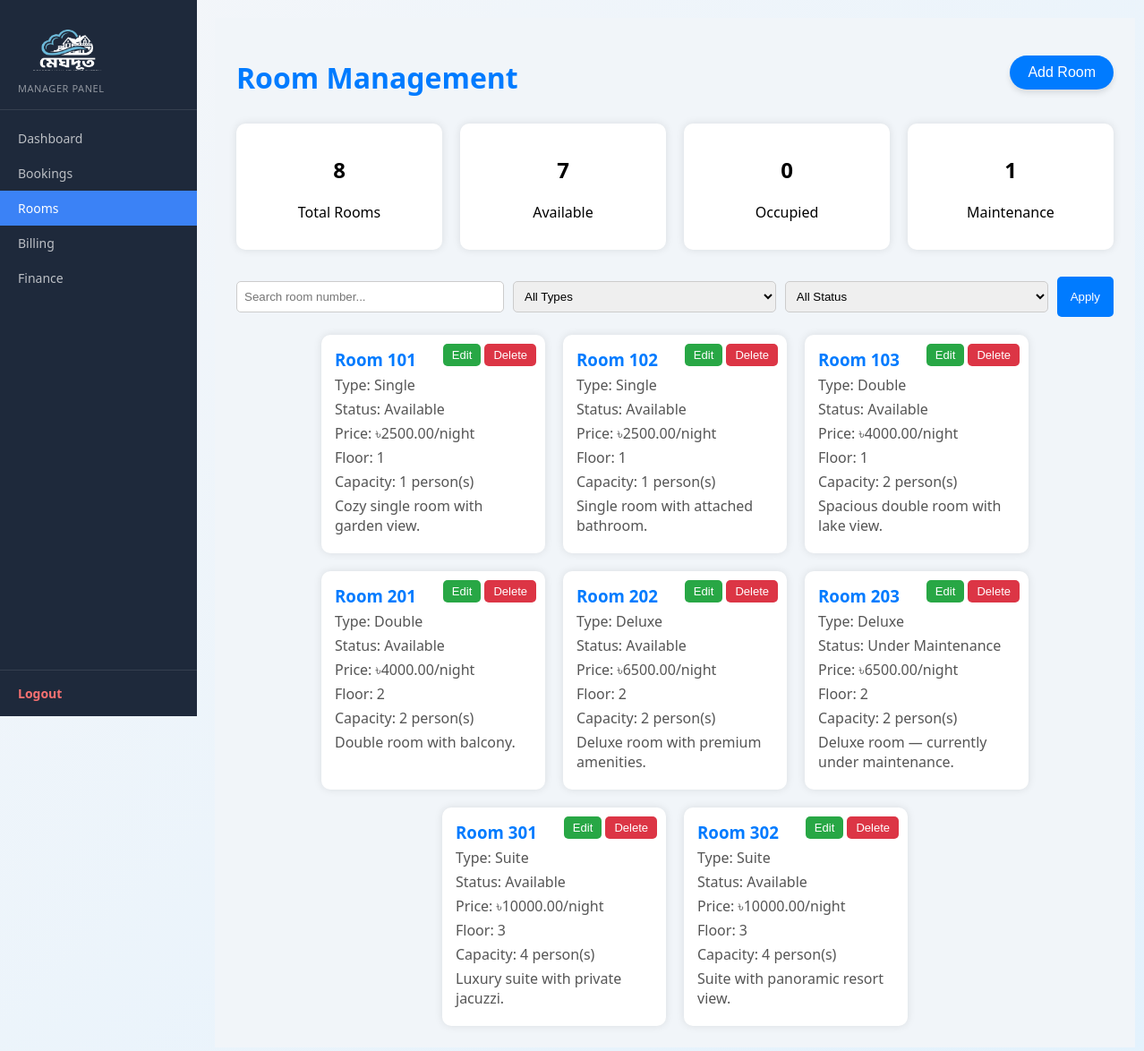
Screenshot of /manager/rooms.php (signed in) with the database file from the repository.
### tables this page shows
CREATE TABLE `room` (
  `room_id` int(11) NOT NULL,
  `room_number` varchar(10) NOT NULL,
  `type` enum('Single','Double','Deluxe','Suite') NOT NULL,
  `price_per_night` decimal(10,2) NOT NULL DEFAULT 0.00,
  `status` enum('Available','Booked','Under Maintenance') NOT NULL DEFAULT 'Available',
  `description` text DEFAULT NULL,
  `image` varchar(255) DEFAULT NULL,
  `floor` int(11) DEFAULT 1,
  `capacity` int(11) DEFAULT 1,
  `created_at` timestamp NOT NULL DEFAULT current_timestamp()
);

### manager/rooms.php (the view, shortened to what this page needs)
<?php
include 'config.php';
$result = mysqli_query($conn,"SELECT * FROM room ORDER BY floor, room_number");
?>
<!DOCTYPE html>
<html>
<head>
</head>
<body>
<?php include 'sidebar.php'; ?>
<div class="mgr-layout">
<div class="mgr-main" style="padding:24px;">
  <div class="topbar">
    <h1>Room Management</h1>
    <button class="btn-add" onclick="document.getElementById('addForm').style.display='block'"> Add Room</button>
  </div>
  <div class="summary">
    <?php
      $total = mysqli_fetch_assoc(mysqli_query($conn,"SELECT COUNT(*) AS total FROM room"));
      $available = mysqli_fetch_assoc(mysqli_query($conn,"SELECT COUNT(*) AS available FROM room WHERE status='Available'"));
      $occupied = mysqli_fetch_assoc(mysqli_query($conn,"SELECT COUNT(*) AS occupied FROM room WHERE status='Booked'"));
      $maintenance = mysqli_fetch_assoc(mysqli_query($conn,"SELECT COUNT(*) AS maintenance FROM room WHERE status='Under Maintenance'"));
    ?>
    <div class="card"><h2><?php echo $total['total']; ?></h2><p>Total Rooms</p></div>
    <div class="card"><h2><?php echo $available['available']; ?></h2><p>Available</p></div>
    <div class="card"><h2><?php echo $occupied['occupied']; ?></h2><p>Occupied</p></div>
    <div class="card"><h2><?php echo $maintenance['maintenance']; ?></h2><p>Maintenance</p></div>
  </div>
  <div class="search-bar">
    <input type="text" placeholder="Search room number...">
    <select><option>All Types</option><option>Single</option><option>Double</option><option>Deluxe</option><option>Suite</option></select>
    <select><option>All Status</option><option>Available</option><option>Booked</option><option>Under Maintenance</option></select>
    <button>Apply</button>
  </div>
  <div class="grid">
    <?php while($row=mysqli_fetch_assoc($result)){ ?>
      <div class="room-card">
        <div class="actions">
          <a href="edit_room.php?id=<?php echo $row['room_id']; ?>"><button class="btn-edit">Edit</button></a>
          <a href="rooms.php?delete=<?php echo $row['room_id']; ?>" onclick="return confirm('Delete this room?');"><button class="btn-delete">Delete</button></a>
        </div>
        <h3>Room <?php echo $row['room_number']; ?></h3>
        <p>Type: <?php echo $row['type']; ?></p>
        <p>Status: <?php echo $row['status']; ?></p>
        <p>Price: ৳<?php echo $row['price_per_night']; ?>/night</p>
        <p>Floor: <?php echo $row['floor']; ?></p>
        <p>Capacity: <?php echo $row['capacity']; ?> person(s)</p>
        <p><?php echo $row['description']; ?></p>
      </div>
    <?php } ?>
  </div>
</div></div>
</body>
</html>

### manager/rooms.php (style rules this page uses)
body { font-family:'Segoe UI',Arial; background:linear-gradient(135deg,#f4f6f9,#e3f2fd); margin:0; padding:20px; }
h1 { color:#007BFF;text-align:center;margin-bottom:10px; }
.topbar { display:flex;justify-content:space-between;align-items:center;margin-bottom:20px; }
.btn-add { background:#007BFF;color:#fff;border:none;padding:10px 20px;border-radius:50px; font-size:16px;cursor:pointer;display:flex;align-items:center;gap:8px; box-shadow:0 4px 6px rgba(0,0,0,0.1);transition:0.3s; }
.summary { display:flex;gap:20px;justify-content:center;margin-bottom:30px; }
.card { background:#fff;padding:15px;border-radius:10px;box-shadow:0 0 10px rgba(0,0,0,0.1); width:200px;text-align:center;transition:0.3s; }
.search-bar { display:flex;justify-content:center;gap:10px;margin-bottom:20px; }
.search-bar input,.search-bar select { padding:8px;border-radius:5px;border:1px solid #ccc; }
.search-bar button { background:#007BFF;color:#fff;border:none;padding:8px 15px;border-radius:5px;cursor:pointer; }
.grid { display:flex;flex-wrap:wrap;gap:20px;justify-content:center; }
.room-card { background:#fff;border-radius:10px;box-shadow:0 0 10px rgba(0,0,0,0.1); padding:15px;width:220px;transition:0.3s;position:relative; }
.room-card h3 { margin:0;color:#007BFF; }
.room-card p { margin:5px 0;color:#555; }
.actions { position:absolute;top:10px;right:10px; }
.btn-edit,.btn-delete { border:none;padding:5px 10px;border-radius:5px;cursor:pointer;font-size:13px; }
.btn-edit { background:#28a745;color:#fff; }
.btn-delete { background:#dc3545;color:#fff; }
input,select,textarea { width:100%;padding:8px;margin:5px 0;border:1px solid #ccc;border-radius:5px; }
button { background:#007BFF;color:#fff;border:none;padding:10px 15px;border-radius:5px;cursor:pointer; }

### manager/sidebar.php (style rules this page uses)
.mgr-layout { display: flex; min-height: 100vh; }
.mgr-main { margin-left: 220px; flex: 1; min-height: 100vh; background: #f1f5f9; }

### rows the page displays
room: room_number "101", type "Single", status "Available", price_per_night "2500.00", floor "1", capacity "1", description "Cozy single room with garden view."
room: room_number "102", type "Single", status "Available", price_per_night "2500.00", floor "1", capacity "1", description "Single room with attached bathroom."
room: room_number "103", type "Double", status "Available", price_per_night "4000.00", floor "1", capacity "2", description "Spacious double room with lake view."
room: room_number "201", type "Double", status "Available", price_per_night "4000.00", floor "2", capacity "2", description "Double room with balcony."
room: room_number "202", type "Deluxe", status "Available", price_per_night "6500.00", floor "2", capacity "2", description "Deluxe room with premium amenities."
room: room_number "203", type "Deluxe", status "Under Maintenance", price_per_night "6500.00", floor "2", capacity "2", description "Deluxe room — currently under maintenance."
room: room_number "301", type "Suite", status "Available", price_per_night "10000.00", floor "3", capacity "4", description "Luxury suite with private jacuzzi."
room: room_number "302", type "Suite", status "Available", price_per_night "10000.00", floor "3", capacity "4", description "Suite with panoramic resort view."

### other values shown
$label "Dashboard"
$label "Bookings"
$label "Rooms"
$label "Billing"
$label "Finance"
$total['total'] "8"
$available['available'] "7"
$occupied['occupied'] "0"
$maintenance['maintenance'] "1"
